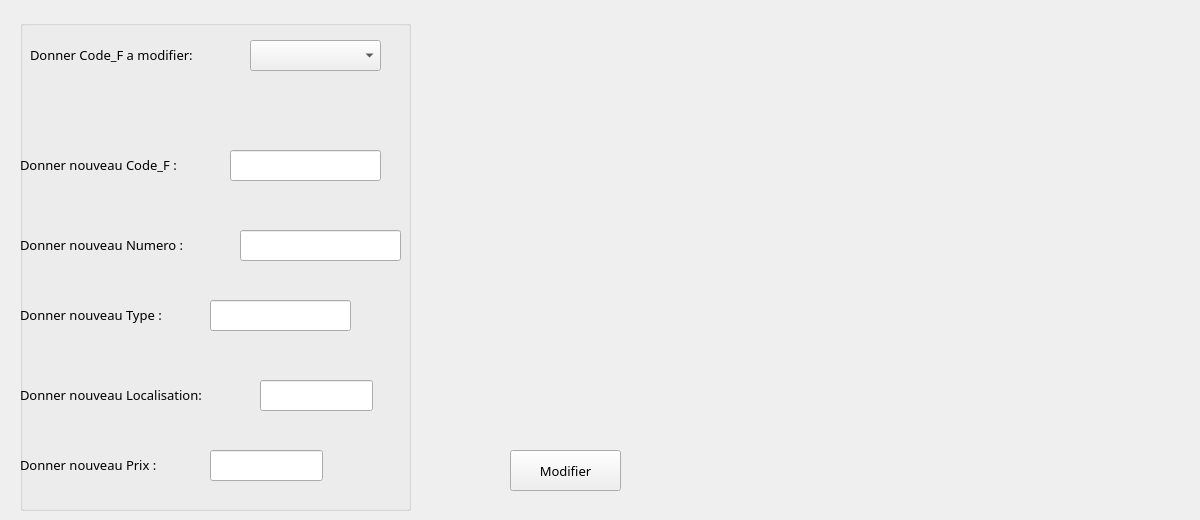
        <widget class="QWidget" name="modif">
         <attribute name="icon">
          <iconset>
           <normaloff>../Images/modiiiif.png</normaloff>../Images/modiiiif.png</iconset>
         </attribute>
         <attribute name="title">
          <string>Modifier</string>
         </attribute>
         <attribute name="toolTip">
          <string>Modifier fournisseur</string>
         </attribute>
         <widget class="QLabel" name="label_2">
          <property name="geometry">
           <rect>
            <x>440</x>
            <y>10</y>
            <width>751</width>
            <height>371</height>
           </rect>
          </property>
          <property name="text">
           <string/>
          </property>
          <property name="pixmap">
           <pixmap>../Images/livraison-fournisseurs-achats-gestion-commerciale.png</pixmap>
          </property>
         </widget>
         <widget class="QPushButton" name="Valide_Modif">
          <property name="geometry">
           <rect>
            <x>510</x>
            <y>450</y>
            <width>111</width>
            <height>41</height>
           </rect>
          </property>
          <property name="font">
           <font>
            <family>MV Boli</family>
            <pointsize>10</pointsize>
           </font>
          </property>
          <property name="text">
           <string>Modifier</string>
          </property>
          <property name="icon">
           <iconset>
            <normaloff>../Images/modiiiif.png</normaloff>../Images/modiiiif.png</iconset>
          </property>
         </widget>
         <widget class="QGroupBox" name="groupBox">
          <property name="enabled">
           <bool>true</bool>
          </property>
          <property name="geometry">
           <rect>
            <x>20</x>
            <y>20</y>
            <width>391</width>
            <height>491</height>
           </rect>
          </property>
          <property name="mouseTracking">
           <bool>false</bool>
          </property>
          <property name="autoFillBackground">
           <bool>false</bool>
          </property>
          <property name="title">
           <string/>
          </property>
          <property name="flat">
           <bool>true</bool>
          </property>
          <property name="checkable">
           <bool>false</bool>
          </property>
          <widget class="QLabel" name="label_5">
           <property name="geometry">
            <rect>
             <x>0</x>
             <y>130</y>
             <width>201</width>
             <height>31</height>
            </rect>
           </property>
           <property name="font">
            <font>
             <family>MV Boli</family>
             <pointsize>10</pointsize>
            </font>
           </property>
           <property name="text">
            <string>&lt;html&gt;&lt;head/&gt;&lt;body&gt;&lt;p&gt;&lt;span style=&quot; font-size:10pt;&quot;&gt;Donner nouveau Code_F :&lt;/span&gt;&lt;/p&gt;&lt;/body&gt;&lt;/html&gt;</string>
           </property>
          </widget>
          <widget class="QLabel" name="label_6">
           <property name="geometry">
            <rect>
             <x>10</x>
             <y>20</y>
             <width>211</width>
             <height>31</height>
            </rect>
           </property>
           <property name="font">
            <font>
             <family>MV Boli</family>
             <pointsize>10</pointsize>
            </font>
           </property>
           <property name="text">
            <string>&lt;html&gt;&lt;head/&gt;&lt;body&gt;&lt;p&gt;&lt;span style=&quot; font-size:10pt;&quot;&gt;Donner Code_F a modifier:&lt;/span&gt;&lt;/p&gt;&lt;/body&gt;&lt;/html&gt;</string>
           </property>
          </widget>
          <widget class="QLabel" name="label_7">
           <property name="geometry">
            <rect>
             <x>0</x>
             <y>210</y>
             <width>211</width>
             <height>31</height>
            </rect>
           </property>
           <property name="font">
            <font>
             <family>MV Boli</family>
             <pointsize>10</pointsize>
            </font>
           </property>
           <property name="text">
            <string>&lt;html&gt;&lt;head/&gt;&lt;body&gt;&lt;p&gt;&lt;span style=&quot; font-size:10pt;&quot;&gt;Donner nouveau Numero :&lt;/span&gt;&lt;/p&gt;&lt;/body&gt;&lt;/html&gt;</string>
           </property>
          </widget>
          <widget class="QLabel" name="label_13">
           <property name="geometry">
            <rect>
             <x>0</x>
             <y>280</y>
             <width>191</width>
             <height>31</height>
            </rect>
           </property>
           <property name="font">
            <font>
             <family>MV Boli</family>
             <pointsize>10</pointsize>
            </font>
           </property>
           <property name="text">
            <string>&lt;html&gt;&lt;head/&gt;&lt;body&gt;&lt;p&gt;&lt;span style=&quot; font-size:10pt;&quot;&gt;Donner nouveau Type :&lt;/span&gt;&lt;/p&gt;&lt;/body&gt;&lt;/html&gt;</string>
           </property>
          </widget>
          <widget class="QLabel" name="label_15">
           <property name="geometry">
            <rect>
             <x>0</x>
             <y>360</y>
             <width>231</width>
             <height>31</height>
            </rect>
           </property>
           <property name="font">
            <font>
             <family>MV Boli</family>
             <pointsize>10</pointsize>
            </font>
           </property>
           <property name="text">
            <string>&lt;html&gt;&lt;head/&gt;&lt;body&gt;&lt;p&gt;&lt;span style=&quot; font-size:10pt;&quot;&gt;Donner nouveau Localisation:&lt;/span&gt;&lt;/p&gt;&lt;/body&gt;&lt;/html&gt;</string>
           </property>
          </widget>
          <widget class="QLabel" name="label_16">
           <property name="geometry">
            <rect>
             <x>0</x>
             <y>430</y>
             <width>181</width>
             <height>31</height>
            </rect>
           </property>
           <property name="font">
            <font>
             <family>MV Boli</family>
             <pointsize>10</pointsize>
            </font>
           </property>
           <property name="text">
            <string>&lt;html&gt;&lt;head/&gt;&lt;body&gt;&lt;p&gt;&lt;span style=&quot; font-size:10pt;&quot;&gt;Donner nouveau Prix :&lt;/span&gt;&lt;/p&gt;&lt;/body&gt;&lt;/html&gt;</string>
           </property>
          </widget>
          <widget class="QLineEdit" name="lineEdit_nv_code">
           <property name="geometry">
            <rect>
             <x>210</x>
             <y>130</y>
             <width>151</width>
             <height>31</height>
            </rect>
           </property>
           <property name="font">
            <font>
             <pointsize>10</pointsize>
            </font>
           </property>
          </widget>
          <widget class="QLineEdit" name="lineEdit_nv_type">
           <property name="geometry">
            <rect>
             <x>190</x>
             <y>280</y>
             <width>141</width>
             <height>31</height>
            </rect>
           </property>
           <property name="font">
            <font>
             <pointsize>10</pointsize>
            </font>
           </property>
          </widget>
          <widget class="QLineEdit" name="lineEdit_nv_num">
           <property name="geometry">
            <rect>
             <x>220</x>
             <y>210</y>
             <width>161</width>
             <height>31</height>
            </rect>
           </property>
           <property name="font">
            <font>
             <pointsize>10</pointsize>
            </font>
           </property>
          </widget>
          <widget class="QLineEdit" name="lineEdit_nv_localisation">
           <property name="geometry">
            <rect>
             <x>240</x>
             <y>360</y>
             <width>113</width>
             <height>31</height>
            </rect>
           </property>
           <property name="font">
            <font>
             <pointsize>10</pointsize>
            </font>
           </property>
          </widget>
          <widget class="QLineEdit" name="lineEdit_nv_prix">
           <property name="geometry">
            <rect>
             <x>190</x>
             <y>430</y>
             <width>113</width>
             <height>31</height>
            </rect>
           </property>
           <property name="font">
            <font>
             <pointsize>10</pointsize>
            </font>
           </property>
          </widget>
          <widget class="QComboBox" name="comboBox_modif">
           <property name="geometry">
            <rect>
             <x>230</x>
             <y>20</y>
             <width>131</width>
             <height>31</height>
            </rect>
           </property>
           <property name="font">
            <font>
             <pointsize>10</pointsize>
            </font>
           </property>
          </widget>
         </widget>
        </widget>
